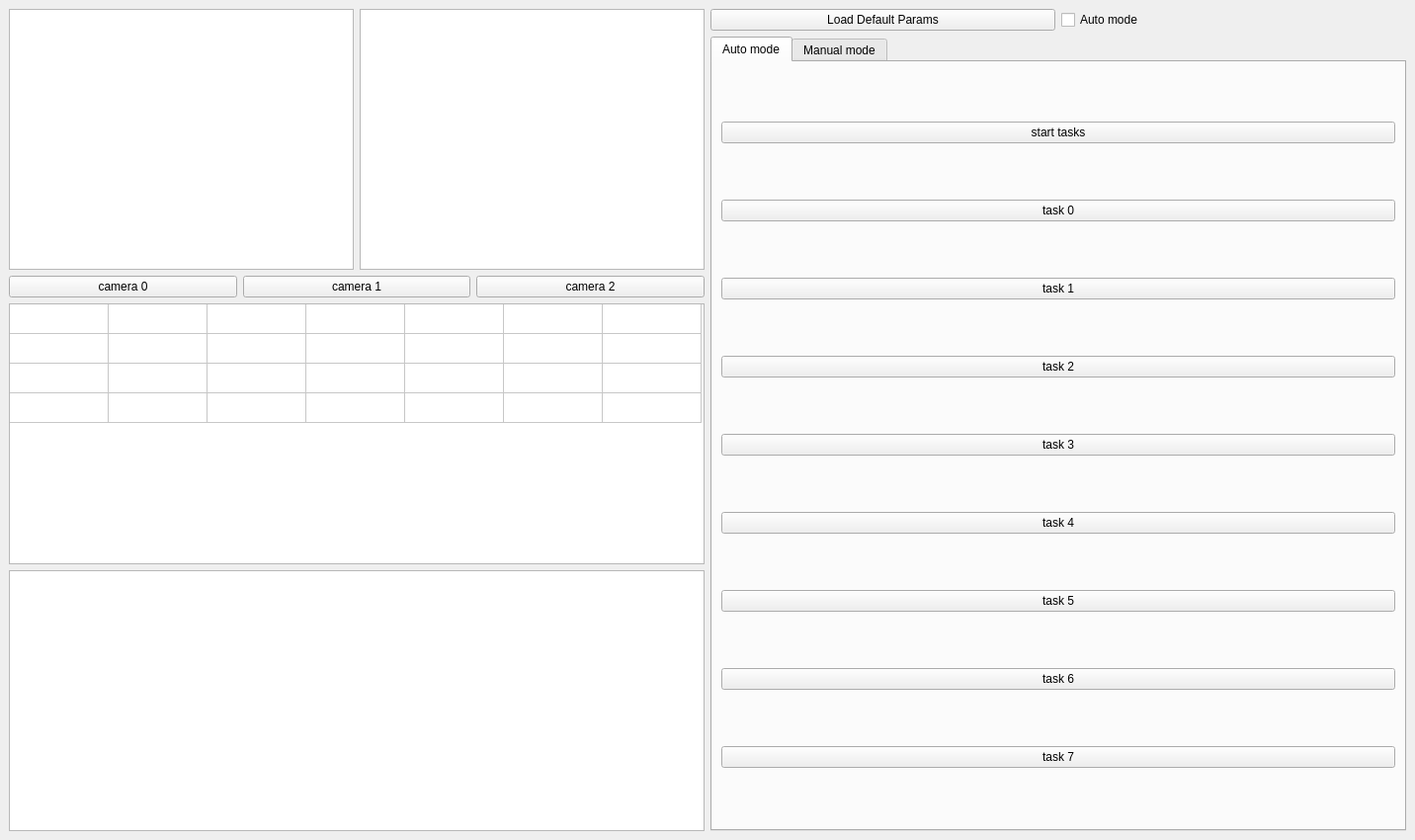
<?xml version="1.0" encoding="UTF-8"?>
<ui version="4.0">
 <class>MainWindow</class>
 <widget class="QMainWindow" name="MainWindow">
  <property name="geometry">
   <rect>
    <x>0</x>
    <y>0</y>
    <width>1432</width>
    <height>850</height>
   </rect>
  </property>
  <property name="windowTitle">
   <string>Robosub GUI</string>
  </property>
  <widget class="QWidget" name="central_widget">
   <layout class="QHBoxLayout" name="horizontalLayout">
    <item>
     <layout class="QVBoxLayout" name="left_layout" stretch="0,0,0,0">
      <item>
       <layout class="QHBoxLayout" name="displays" stretch="0,0">
        <property name="sizeConstraint">
         <enum>QLayout::SetDefaultConstraint</enum>
        </property>
        <item>
         <widget class="QGraphicsView" name="display0">
          <property name="sizeIncrement">
           <size>
            <width>0</width>
            <height>0</height>
           </size>
          </property>
          <property name="baseSize">
           <size>
            <width>0</width>
            <height>0</height>
           </size>
          </property>
         </widget>
        </item>
        <item>
         <widget class="QGraphicsView" name="display1">
          <property name="sizeIncrement">
           <size>
            <width>0</width>
            <height>0</height>
           </size>
          </property>
          <property name="baseSize">
           <size>
            <width>0</width>
            <height>0</height>
           </size>
          </property>
         </widget>
        </item>
       </layout>
      </item>
      <item>
       <layout class="QHBoxLayout" name="cameras">
        <item>
         <widget class="QPushButton" name="camera0">
          <property name="text">
           <string>camera 0</string>
          </property>
         </widget>
        </item>
        <item>
         <widget class="QPushButton" name="camera1">
          <property name="text">
           <string>camera 1</string>
          </property>
         </widget>
        </item>
        <item>
         <widget class="QPushButton" name="camera2">
          <property name="text">
           <string>camera 2</string>
          </property>
         </widget>
        </item>
       </layout>
      </item>
      <item>
       <widget class="QTableWidget" name="sensor_data">
        <property name="autoScroll">
         <bool>true</bool>
        </property>
        <property name="editTriggers">
         <set>QAbstractItemView::NoEditTriggers</set>
        </property>
        <property name="showGrid">
         <bool>true</bool>
        </property>
        <property name="cornerButtonEnabled">
         <bool>true</bool>
        </property>
        <property name="rowCount">
         <number>4</number>
        </property>
        <property name="columnCount">
         <number>7</number>
        </property>
        <attribute name="horizontalHeaderVisible">
         <bool>false</bool>
        </attribute>
        <attribute name="horizontalHeaderHighlightSections">
         <bool>false</bool>
        </attribute>
        <attribute name="verticalHeaderVisible">
         <bool>false</bool>
        </attribute>
        <attribute name="verticalHeaderHighlightSections">
         <bool>false</bool>
        </attribute>
        <row/>
        <row/>
        <row/>
        <row/>
        <column/>
        <column/>
        <column/>
        <column/>
        <column/>
        <column/>
        <column/>
       </widget>
      </item>
      <item>
       <widget class="QTextBrowser" name="messages"/>
      </item>
     </layout>
    </item>
    <item>
     <layout class="QVBoxLayout" name="right_layout">
      <item>
       <layout class="QHBoxLayout" name="mode_selection">
        <item>
         <widget class="QPushButton" name="load_default_button">
          <property name="text">
           <string>Load Default Params</string>
          </property>
         </widget>
        </item>
        <item>
         <widget class="QCheckBox" name="auto_checkbox">
          <property name="text">
           <string>Auto mode</string>
          </property>
         </widget>
        </item>
       </layout>
      </item>
      <item>
       <widget class="QTabWidget" name="tabWidget">
        <property name="currentIndex">
         <number>0</number>
        </property>
        <widget class="QWidget" name="task_selection">
         <attribute name="title">
          <string>Auto mode</string>
         </attribute>
         <layout class="QVBoxLayout" name="verticalLayout">
          <item>
           <widget class="QPushButton" name="start_tasks">
            <property name="text">
             <string>start tasks</string>
            </property>
           </widget>
          </item>
          <item>
           <widget class="QPushButton" name="task0">
            <property name="enabled">
             <bool>true</bool>
            </property>
            <property name="text">
             <string>task 0</string>
            </property>
           </widget>
          </item>
          <item>
           <widget class="QPushButton" name="task1">
            <property name="text">
             <string>task 1</string>
            </property>
           </widget>
          </item>
          <item>
           <widget class="QPushButton" name="task2">
            <property name="text">
             <string>task 2</string>
            </property>
           </widget>
          </item>
          <item>
           <widget class="QPushButton" name="task3">
            <property name="text">
             <string>task 3</string>
            </property>
           </widget>
          </item>
          <item>
           <widget class="QPushButton" name="task4">
            <property name="text">
             <string>task 4</string>
            </property>
           </widget>
          </item>
          <item>
           <widget class="QPushButton" name="task5">
            <property name="text">
             <string>task 5</string>
            </property>
           </widget>
          </item>
          <item>
           <widget class="QPushButton" name="task6">
            <property name="text">
             <string>task 6</string>
            </property>
           </widget>
          </item>
          <item>
           <widget class="QPushButton" name="task7">
            <property name="text">
             <string>task 7</string>
            </property>
           </widget>
          </item>
         </layout>
        </widget>
        <widget class="QWidget" name="controls">
         <attribute name="title">
          <string>Manual mode</string>
         </attribute>
         <layout class="QGridLayout" name="gridLayout">
          <item row="3" column="2">
           <widget class="QPushButton" name="forward">
            <property name="maximumSize">
             <size>
              <width>100</width>
              <height>100</height>
             </size>
            </property>
            <property name="text">
             <string>Forward</string>
            </property>
           </widget>
          </item>
          <item row="4" column="0">
           <widget class="QPushButton" name="rotate_l">
            <property name="maximumSize">
             <size>
              <width>100</width>
              <height>100</height>
             </size>
            </property>
            <property name="text">
             <string>Rotate L</string>
            </property>
           </widget>
          </item>
          <item row="4" column="3">
           <widget class="QPushButton" name="rotate_r">
            <property name="maximumSize">
             <size>
              <width>100</width>
              <height>100</height>
             </size>
            </property>
            <property name="text">
             <string>Rotate R</string>
            </property>
           </widget>
          </item>
          <item row="4" column="2">
           <widget class="QPushButton" name="backward">
            <property name="maximumSize">
             <size>
              <width>100</width>
              <height>100</height>
             </size>
            </property>
            <property name="text">
             <string>Backward</string>
            </property>
           </widget>
          </item>
          <item row="3" column="4">
           <widget class="QPushButton" name="up">
            <property name="maximumSize">
             <size>
              <width>100</width>
              <height>100</height>
             </size>
            </property>
            <property name="text">
             <string>Up</string>
            </property>
           </widget>
          </item>
          <item row="3" column="0">
           <widget class="QPushButton" name="strafe_l">
            <property name="maximumSize">
             <size>
              <width>100</width>
              <height>100</height>
             </size>
            </property>
            <property name="text">
             <string>Strafe L</string>
            </property>
           </widget>
          </item>
          <item row="3" column="3">
           <widget class="QPushButton" name="strafe_r">
            <property name="maximumSize">
             <size>
              <width>100</width>
              <height>100</height>
             </size>
            </property>
            <property name="text">
             <string>Strafe R</string>
            </property>
           </widget>
          </item>
          <item row="4" column="4">
           <widget class="QPushButton" name="down">
            <property name="maximumSize">
             <size>
              <width>100</width>
              <height>100</height>
             </size>
            </property>
            <property name="text">
             <string>Down</string>
            </property>
           </widget>
          </item>
          <item row="1" column="0">
           <widget class="QPushButton" name="brake">
            <property name="maximumSize">
             <size>
              <width>100</width>
              <height>100</height>
             </size>
            </property>
            <property name="text">
             <string>Brake</string>
            </property>
           </widget>
          </item>
          <item row="1" column="2">
           <layout class="QVBoxLayout" name="power_layout">
            <item>
             <widget class="QLabel" name="label">
              <property name="maximumSize">
               <size>
                <width>100</width>
                <height>20</height>
               </size>
              </property>
              <property name="text">
               <string>Power</string>
              </property>
              <property name="alignment">
               <set>Qt::AlignCenter</set>
              </property>
             </widget>
            </item>
            <item>
             <widget class="QSpinBox" name="power">
              <property name="maximumSize">
               <size>
                <width>100</width>
                <height>80</height>
               </size>
              </property>
              <property name="alignment">
               <set>Qt::AlignCenter</set>
              </property>
              <property name="maximum">
               <number>200</number>
              </property>
              <property name="singleStep">
               <number>20</number>
              </property>
             </widget>
            </item>
           </layout>
          </item>
          <item row="1" column="4">
           <layout class="QVBoxLayout" name="depth_layout">
            <item>
             <widget class="QLabel" name="label_2">
              <property name="maximumSize">
               <size>
                <width>100</width>
                <height>20</height>
               </size>
              </property>
              <property name="text">
               <string>Depth</string>
              </property>
              <property name="alignment">
               <set>Qt::AlignCenter</set>
              </property>
             </widget>
            </item>
            <item>
             <widget class="QSpinBox" name="depth">
              <property name="maximumSize">
               <size>
                <width>100</width>
                <height>80</height>
               </size>
              </property>
              <property name="alignment">
               <set>Qt::AlignCenter</set>
              </property>
              <property name="minimum">
               <number>-500</number>
              </property>
              <property name="maximum">
               <number>500</number>
              </property>
              <property name="singleStep">
               <number>20</number>
              </property>
             </widget>
            </item>
           </layout>
          </item>
         </layout>
        </widget>
       </widget>
      </item>
     </layout>
    </item>
   </layout>
  </widget>
 </widget>
 <resources/>
 <connections>
  <connection>
   <sender>camera0</sender>
   <signal>clicked()</signal>
   <receiver>display0</receiver>
   <slot>update()</slot>
   <hints>
    <hint type="sourcelabel">
     <x>125</x>
     <y>291</y>
    </hint>
    <hint type="destinationlabel">
     <x>184</x>
     <y>140</y>
    </hint>
   </hints>
  </connection>
  <connection>
   <sender>tabWidget</sender>
   <signal>currentChanged(int)</signal>
   <receiver>start_tasks</receiver>
   <slot>click()</slot>
   <hints>
    <hint type="sourcelabel">
     <x>1070</x>
     <y>441</y>
    </hint>
    <hint type="destinationlabel">
     <x>1070</x>
     <y>140</y>
    </hint>
   </hints>
  </connection>
  <connection>
   <sender>tabWidget</sender>
   <signal>currentChanged(int)</signal>
   <receiver>forward</receiver>
   <slot>click()</slot>
   <hints>
    <hint type="sourcelabel">
     <x>1070</x>
     <y>441</y>
    </hint>
    <hint type="destinationlabel">
     <x>990</x>
     <y>454</y>
    </hint>
   </hints>
  </connection>
  <connection>
   <sender>auto_checkbox</sender>
   <signal>stateChanged(int)</signal>
   <receiver>start_tasks</receiver>
   <slot>animateClick()</slot>
   <hints>
    <hint type="sourcelabel">
     <x>1247</x>
     <y>23</y>
    </hint>
    <hint type="destinationlabel">
     <x>1070</x>
     <y>140</y>
    </hint>
   </hints>
  </connection>
 </connections>
</ui>
